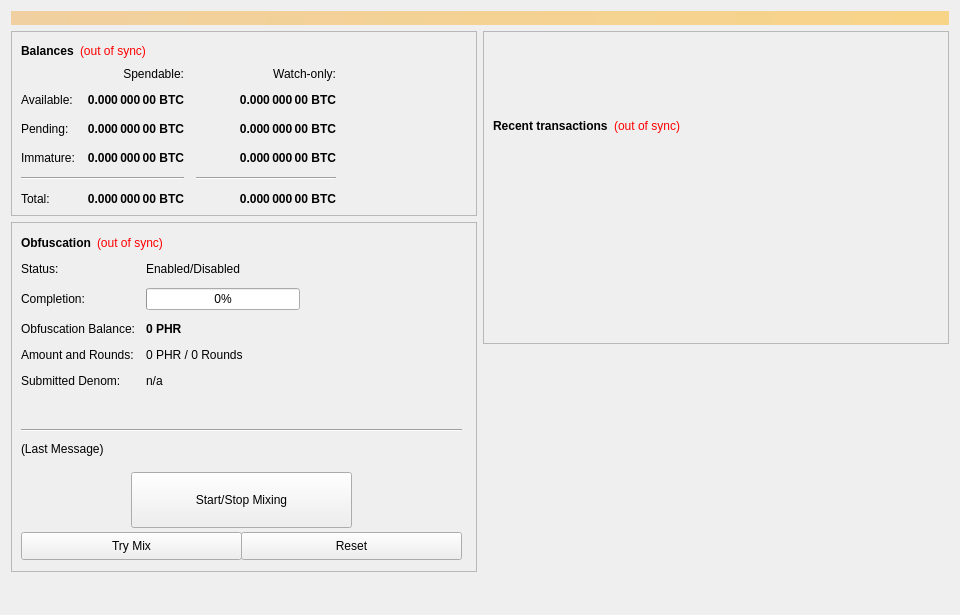
<?xml version="1.0" encoding="UTF-8"?>
<ui version="4.0">
 <class>OverviewPage</class>
 <widget class="QWidget" name="OverviewPage">
  <property name="geometry">
   <rect>
    <x>0</x>
    <y>0</y>
    <width>960</width>
    <height>615</height>
   </rect>
  </property>
  <property name="minimumSize">
   <size>
    <width>960</width>
    <height>0</height>
   </size>
  </property>
  <property name="windowTitle">
   <string>Form</string>
  </property>
  <layout class="QVBoxLayout" name="topLayout">
   <item>
    <widget class="QLabel" name="labelAlerts">
     <property name="visible">
      <bool>false</bool>
     </property>
     <property name="styleSheet">
      <string notr="true">background-color: qlineargradient(x1: 0, y1: 0, x2: 1, y2: 0, stop:0 #F0D0A0, stop:1 #F8D488); color:#000000;</string>
     </property>
     <property name="wordWrap">
      <bool>true</bool>
     </property>
     <property name="margin">
      <number>3</number>
     </property>
    </widget>
   </item>
   <item>
    <layout class="QHBoxLayout" name="horizontalLayout" stretch="1,1">
     <item>
      <layout class="QVBoxLayout" name="verticalLayout_2">
       <item>
        <widget class="QFrame" name="frame">
         <property name="frameShape">
          <enum>QFrame::StyledPanel</enum>
         </property>
         <property name="frameShadow">
          <enum>QFrame::Raised</enum>
         </property>
         <layout class="QVBoxLayout" name="verticalLayout_4">
          <item>
           <layout class="QHBoxLayout" name="horizontalLayout_4">
            <item>
             <widget class="QLabel" name="label_5">
              <property name="font">
               <font>
                <weight>75</weight>
                <bold>true</bold>
               </font>
              </property>
              <property name="text">
               <string>Balances</string>
              </property>
             </widget>
            </item>
            <item>
             <widget class="QLabel" name="labelWalletStatus">
              <property name="cursor">
               <cursorShape>WhatsThisCursor</cursorShape>
              </property>
              <property name="toolTip">
               <string>The displayed information may be out of date. Your wallet automatically synchronizes with the Phore network after a connection is established, but this process has not completed yet.</string>
              </property>
              <property name="styleSheet">
               <string notr="true">QLabel { color: red; }</string>
              </property>
              <property name="text">
               <string notr="true">(out of sync)</string>
              </property>
              <property name="alignment">
               <set>Qt::AlignLeading|Qt::AlignLeft|Qt::AlignVCenter</set>
              </property>
             </widget>
            </item>
            <item>
             <spacer name="horizontalSpacer_3">
              <property name="orientation">
               <enum>Qt::Horizontal</enum>
              </property>
              <property name="sizeHint" stdset="0">
               <size>
                <width>40</width>
                <height>20</height>
               </size>
              </property>
             </spacer>
            </item>
           </layout>
          </item>
          <item>
           <layout class="QGridLayout" name="gridLayout">
            <property name="spacing">
             <number>12</number>
            </property>
            <item row="2" column="2">
             <widget class="QLabel" name="labelWatchPending">
              <property name="font">
               <font>
                <weight>75</weight>
                <bold>true</bold>
               </font>
              </property>
              <property name="cursor">
               <cursorShape>IBeamCursor</cursorShape>
              </property>
              <property name="toolTip">
               <string>Unconfirmed transactions to watch-only addresses</string>
              </property>
              <property name="text">
               <string notr="true">0.000 000 00 BTC</string>
              </property>
              <property name="alignment">
               <set>Qt::AlignRight|Qt::AlignTrailing|Qt::AlignVCenter</set>
              </property>
              <property name="textInteractionFlags">
               <set>Qt::LinksAccessibleByMouse|Qt::TextSelectableByKeyboard|Qt::TextSelectableByMouse</set>
              </property>
             </widget>
            </item>
            <item row="2" column="1">
             <widget class="QLabel" name="labelUnconfirmed">
              <property name="font">
               <font>
                <weight>75</weight>
                <bold>true</bold>
               </font>
              </property>
              <property name="cursor">
               <cursorShape>IBeamCursor</cursorShape>
              </property>
              <property name="toolTip">
               <string>Total of transactions that have yet to be confirmed, and do not yet count toward the spendable balance</string>
              </property>
              <property name="text">
               <string notr="true">0.000 000 00 BTC</string>
              </property>
              <property name="alignment">
               <set>Qt::AlignRight|Qt::AlignTrailing|Qt::AlignVCenter</set>
              </property>
              <property name="textInteractionFlags">
               <set>Qt::LinksAccessibleByMouse|Qt::TextSelectableByKeyboard|Qt::TextSelectableByMouse</set>
              </property>
             </widget>
            </item>
            <item row="3" column="2">
             <widget class="QLabel" name="labelWatchImmature">
              <property name="font">
               <font>
                <weight>75</weight>
                <bold>true</bold>
               </font>
              </property>
              <property name="cursor">
               <cursorShape>IBeamCursor</cursorShape>
              </property>
              <property name="toolTip">
               <string>Staked or masternode rewards in watch-only addresses that has not yet matured</string>
              </property>
              <property name="text">
               <string notr="true">0.000 000 00 BTC</string>
              </property>
              <property name="alignment">
               <set>Qt::AlignRight|Qt::AlignTrailing|Qt::AlignVCenter</set>
              </property>
              <property name="textInteractionFlags">
               <set>Qt::LinksAccessibleByMouse|Qt::TextSelectableByKeyboard|Qt::TextSelectableByMouse</set>
              </property>
             </widget>
            </item>
            <item row="4" column="0" colspan="2">
             <widget class="Line" name="lineSpendableBalance">
              <property name="orientation">
               <enum>Qt::Horizontal</enum>
              </property>
             </widget>
            </item>
            <item row="4" column="2">
             <widget class="Line" name="lineWatchBalance">
              <property name="sizePolicy">
               <sizepolicy hsizetype="Preferred" vsizetype="Fixed">
                <horstretch>0</horstretch>
                <verstretch>0</verstretch>
               </sizepolicy>
              </property>
              <property name="minimumSize">
               <size>
                <width>140</width>
                <height>0</height>
               </size>
              </property>
              <property name="orientation">
               <enum>Qt::Horizontal</enum>
              </property>
             </widget>
            </item>
            <item row="5" column="0">
             <widget class="QLabel" name="labelTotalText">
              <property name="text">
               <string>Total:</string>
              </property>
             </widget>
            </item>
            <item row="3" column="1">
             <widget class="QLabel" name="labelImmature">
              <property name="font">
               <font>
                <weight>75</weight>
                <bold>true</bold>
               </font>
              </property>
              <property name="cursor">
               <cursorShape>IBeamCursor</cursorShape>
              </property>
              <property name="toolTip">
               <string>Staked or masternode rewards that has not yet matured</string>
              </property>
              <property name="text">
               <string notr="true">0.000 000 00 BTC</string>
              </property>
              <property name="alignment">
               <set>Qt::AlignRight|Qt::AlignTrailing|Qt::AlignVCenter</set>
              </property>
              <property name="textInteractionFlags">
               <set>Qt::LinksAccessibleByMouse|Qt::TextSelectableByKeyboard|Qt::TextSelectableByMouse</set>
              </property>
             </widget>
            </item>
            <item row="2" column="3">
             <spacer name="horizontalSpacer_2">
              <property name="orientation">
               <enum>Qt::Horizontal</enum>
              </property>
              <property name="sizeHint" stdset="0">
               <size>
                <width>40</width>
                <height>20</height>
               </size>
              </property>
             </spacer>
            </item>
            <item row="3" column="0">
             <widget class="QLabel" name="labelImmatureText">
              <property name="text">
               <string>Immature:</string>
              </property>
             </widget>
            </item>
            <item row="5" column="1">
             <widget class="QLabel" name="labelTotal">
              <property name="font">
               <font>
                <weight>75</weight>
                <bold>true</bold>
               </font>
              </property>
              <property name="cursor">
               <cursorShape>IBeamCursor</cursorShape>
              </property>
              <property name="toolTip">
               <string>Your current total balance</string>
              </property>
              <property name="text">
               <string notr="true">0.000 000 00 BTC</string>
              </property>
              <property name="alignment">
               <set>Qt::AlignRight|Qt::AlignTrailing|Qt::AlignVCenter</set>
              </property>
              <property name="textInteractionFlags">
               <set>Qt::LinksAccessibleByMouse|Qt::TextSelectableByKeyboard|Qt::TextSelectableByMouse</set>
              </property>
             </widget>
            </item>
            <item row="5" column="2">
             <widget class="QLabel" name="labelWatchTotal">
              <property name="font">
               <font>
                <weight>75</weight>
                <bold>true</bold>
               </font>
              </property>
              <property name="cursor">
               <cursorShape>IBeamCursor</cursorShape>
              </property>
              <property name="toolTip">
               <string>Current total balance in watch-only addresses</string>
              </property>
              <property name="text">
               <string notr="true">0.000 000 00 BTC</string>
              </property>
              <property name="alignment">
               <set>Qt::AlignRight|Qt::AlignTrailing|Qt::AlignVCenter</set>
              </property>
              <property name="textInteractionFlags">
               <set>Qt::LinksAccessibleByMouse|Qt::TextSelectableByKeyboard|Qt::TextSelectableByMouse</set>
              </property>
             </widget>
            </item>
            <item row="0" column="2">
             <widget class="QLabel" name="labelWatchonly">
              <property name="text">
               <string>Watch-only:</string>
              </property>
              <property name="alignment">
               <set>Qt::AlignRight|Qt::AlignTrailing|Qt::AlignVCenter</set>
              </property>
             </widget>
            </item>
            <item row="1" column="0">
             <widget class="QLabel" name="labelBalanceText">
              <property name="text">
               <string>Available:</string>
              </property>
             </widget>
            </item>
            <item row="1" column="1">
             <widget class="QLabel" name="labelBalance">
              <property name="font">
               <font>
                <weight>75</weight>
                <bold>true</bold>
               </font>
              </property>
              <property name="cursor">
               <cursorShape>IBeamCursor</cursorShape>
              </property>
              <property name="toolTip">
               <string>Your current spendable balance</string>
              </property>
              <property name="text">
               <string notr="true">0.000 000 00 BTC</string>
              </property>
              <property name="alignment">
               <set>Qt::AlignRight|Qt::AlignTrailing|Qt::AlignVCenter</set>
              </property>
              <property name="textInteractionFlags">
               <set>Qt::LinksAccessibleByMouse|Qt::TextSelectableByKeyboard|Qt::TextSelectableByMouse</set>
              </property>
             </widget>
            </item>
            <item row="1" column="2">
             <widget class="QLabel" name="labelWatchAvailable">
              <property name="font">
               <font>
                <weight>75</weight>
                <bold>true</bold>
               </font>
              </property>
              <property name="cursor">
               <cursorShape>IBeamCursor</cursorShape>
              </property>
              <property name="toolTip">
               <string>Your current balance in watch-only addresses</string>
              </property>
              <property name="text">
               <string notr="true">0.000 000 00 BTC</string>
              </property>
              <property name="alignment">
               <set>Qt::AlignRight|Qt::AlignTrailing|Qt::AlignVCenter</set>
              </property>
              <property name="textInteractionFlags">
               <set>Qt::LinksAccessibleByMouse|Qt::TextSelectableByKeyboard|Qt::TextSelectableByMouse</set>
              </property>
             </widget>
            </item>
            <item row="2" column="0">
             <widget class="QLabel" name="labelPendingText">
              <property name="text">
               <string>Pending:</string>
              </property>
             </widget>
            </item>
            <item row="0" column="1">
             <widget class="QLabel" name="labelSpendable">
              <property name="text">
               <string>Spendable:</string>
              </property>
              <property name="alignment">
               <set>Qt::AlignRight|Qt::AlignTrailing|Qt::AlignVCenter</set>
              </property>
             </widget>
            </item>
           </layout>
          </item>
         </layout>
        </widget>
       </item>
       <item>
        <widget class="QFrame" name="frameObfuscation">
         <property name="minimumSize">
          <size>
           <width>0</width>
           <height>350</height>
          </size>
         </property>
         <property name="layoutDirection">
          <enum>Qt::LeftToRight</enum>
         </property>
         <property name="frameShape">
          <enum>QFrame::StyledPanel</enum>
         </property>
         <property name="frameShadow">
          <enum>QFrame::Raised</enum>
         </property>
         <widget class="QWidget" name="formLayoutWidget">
          <property name="geometry">
           <rect>
            <x>10</x>
            <y>40</y>
            <width>451</width>
            <height>161</height>
           </rect>
          </property>
          <layout class="QFormLayout" name="formLayout">
           <property name="fieldGrowthPolicy">
            <enum>QFormLayout::AllNonFixedFieldsGrow</enum>
           </property>
           <property name="horizontalSpacing">
            <number>11</number>
           </property>
           <property name="verticalSpacing">
            <number>12</number>
           </property>
           <item row="0" column="0">
            <widget class="QLabel" name="label_6">
             <property name="text">
              <string>Status:</string>
             </property>
            </widget>
           </item>
           <item row="1" column="0">
            <widget class="QLabel" name="label_7">
             <property name="text">
              <string>Completion:</string>
             </property>
            </widget>
           </item>
           <item row="1" column="1">
            <widget class="QProgressBar" name="obfuscationProgress">
             <property name="maximumSize">
              <size>
               <width>154</width>
               <height>16777215</height>
              </size>
             </property>
             <property name="value">
              <number>0</number>
             </property>
            </widget>
           </item>
           <item row="2" column="0">
            <widget class="QLabel" name="labelAnonymizedText">
             <property name="text">
              <string>Obfuscation Balance:</string>
             </property>
            </widget>
           </item>
           <item row="2" column="1">
            <widget class="QLabel" name="labelAnonymized">
             <property name="font">
              <font>
               <weight>75</weight>
               <bold>true</bold>
              </font>
             </property>
             <property name="text">
              <string notr="true">0 PHR</string>
             </property>
            </widget>
           </item>
           <item row="3" column="0">
            <widget class="QLabel" name="label_8">
             <property name="text">
              <string>Amount and Rounds:</string>
             </property>
            </widget>
           </item>
           <item row="3" column="1">
            <widget class="QLabel" name="labelAmountRounds">
             <property name="text">
              <string>0 PHR / 0 Rounds</string>
             </property>
            </widget>
           </item>
           <item row="4" column="0">
            <widget class="QLabel" name="label_9">
             <property name="text">
              <string>Submitted Denom:</string>
             </property>
            </widget>
           </item>
           <item row="4" column="1">
            <widget class="QLabel" name="labelSubmittedDenom">
             <property name="toolTip">
              <string>The denominations you submitted to the Masternode.&lt;br&gt;To mix, other users must submit the exact same denominations.</string>
             </property>
             <property name="text">
              <string>n/a</string>
             </property>
            </widget>
           </item>
           <item row="0" column="1">
            <widget class="QLabel" name="obfuscationEnabled">
             <property name="text">
              <string>Enabled/Disabled</string>
             </property>
            </widget>
           </item>
          </layout>
         </widget>
         <widget class="QPushButton" name="runAutoDenom">
          <property name="geometry">
           <rect>
            <x>251</x>
            <y>17</y>
            <width>1</width>
            <height>1</height>
           </rect>
          </property>
          <property name="palette">
           <palette>
            <active>
             <colorrole role="WindowText">
              <brush brushstyle="SolidPattern">
               <color alpha="255">
                <red>0</red>
                <green>0</green>
                <blue>0</blue>
               </color>
              </brush>
             </colorrole>
             <colorrole role="Button">
              <brush brushstyle="SolidPattern">
               <color alpha="255">
                <red>239</red>
                <green>238</green>
                <blue>238</blue>
               </color>
              </brush>
             </colorrole>
             <colorrole role="Light">
              <brush brushstyle="SolidPattern">
               <color alpha="255">
                <red>255</red>
                <green>255</green>
                <blue>255</blue>
               </color>
              </brush>
             </colorrole>
             <colorrole role="Midlight">
              <brush brushstyle="SolidPattern">
               <color alpha="255">
                <red>247</red>
                <green>246</green>
                <blue>246</blue>
               </color>
              </brush>
             </colorrole>
             <colorrole role="Dark">
              <brush brushstyle="SolidPattern">
               <color alpha="255">
                <red>119</red>
                <green>119</green>
                <blue>119</blue>
               </color>
              </brush>
             </colorrole>
             <colorrole role="Mid">
              <brush brushstyle="SolidPattern">
               <color alpha="255">
                <red>159</red>
                <green>159</green>
                <blue>159</blue>
               </color>
              </brush>
             </colorrole>
             <colorrole role="Text">
              <brush brushstyle="SolidPattern">
               <color alpha="255">
                <red>0</red>
                <green>0</green>
                <blue>0</blue>
               </color>
              </brush>
             </colorrole>
             <colorrole role="BrightText">
              <brush brushstyle="SolidPattern">
               <color alpha="255">
                <red>255</red>
                <green>255</green>
                <blue>255</blue>
               </color>
              </brush>
             </colorrole>
             <colorrole role="ButtonText">
              <brush brushstyle="SolidPattern">
               <color alpha="255">
                <red>0</red>
                <green>0</green>
                <blue>0</blue>
               </color>
              </brush>
             </colorrole>
             <colorrole role="Base">
              <brush brushstyle="SolidPattern">
               <color alpha="255">
                <red>255</red>
                <green>255</green>
                <blue>255</blue>
               </color>
              </brush>
             </colorrole>
             <colorrole role="Window">
              <brush brushstyle="SolidPattern">
               <color alpha="255">
                <red>239</red>
                <green>238</green>
                <blue>238</blue>
               </color>
              </brush>
             </colorrole>
             <colorrole role="Shadow">
              <brush brushstyle="SolidPattern">
               <color alpha="255">
                <red>0</red>
                <green>0</green>
                <blue>0</blue>
               </color>
              </brush>
             </colorrole>
             <colorrole role="AlternateBase">
              <brush brushstyle="SolidPattern">
               <color alpha="255">
                <red>247</red>
                <green>246</green>
                <blue>246</blue>
               </color>
              </brush>
             </colorrole>
             <colorrole role="ToolTipBase">
              <brush brushstyle="SolidPattern">
               <color alpha="255">
                <red>255</red>
                <green>255</green>
                <blue>220</blue>
               </color>
              </brush>
             </colorrole>
             <colorrole role="ToolTipText">
              <brush brushstyle="SolidPattern">
               <color alpha="255">
                <red>0</red>
                <green>0</green>
                <blue>0</blue>
               </color>
              </brush>
             </colorrole>
            </active>
            <inactive>
             <colorrole role="WindowText">
              <brush brushstyle="SolidPattern">
               <color alpha="255">
                <red>0</red>
                <green>0</green>
                <blue>0</blue>
               </color>
              </brush>
             </colorrole>
             <colorrole role="Button">
              <brush brushstyle="SolidPattern">
               <color alpha="255">
                <red>239</red>
                <green>238</green>
                <blue>238</blue>
               </color>
              </brush>
             </colorrole>
             <colorrole role="Light">
              <brush brushstyle="SolidPattern">
               <color alpha="255">
                <red>255</red>
                <green>255</green>
                <blue>255</blue>
               </color>
              </brush>
             </colorrole>
             <colorrole role="Midlight">
              <brush brushstyle="SolidPattern">
               <color alpha="255">
                <red>247</red>
                <green>246</green>
                <blue>246</blue>
               </color>
              </brush>
             </colorrole>
             <colorrole role="Dark">
              <brush brushstyle="SolidPattern">
               <color alpha="255">
                <red>119</red>
                <green>119</green>
                <blue>119</blue>
               </color>
              </brush>
             </colorrole>
             <colorrole role="Mid">
              <brush brushstyle="SolidPattern">
               <color alpha="255">
                <red>159</red>
                <green>159</green>
                <blue>159</blue>
               </color>
              </brush>
             </colorrole>
             <colorrole role="Text">
              <brush brushstyle="SolidPattern">
               <color alpha="255">
                <red>0</red>
                <green>0</green>
                <blue>0</blue>
               </color>
              </brush>
             </colorrole>
             <colorrole role="BrightText">
              <brush brushstyle="SolidPattern">
               <color alpha="255">
                <red>255</red>
                <green>255</green>
                <blue>255</blue>
               </color>
              </brush>
             </colorrole>
             <colorrole role="ButtonText">
              <brush brushstyle="SolidPattern">
               <color alpha="255">
                <red>0</red>
                <green>0</green>
                <blue>0</blue>
               </color>
              </brush>
             </colorrole>
             <colorrole role="Base">
              <brush brushstyle="SolidPattern">
               <color alpha="255">
                <red>255</red>
                <green>255</green>
                <blue>255</blue>
               </color>
              </brush>
             </colorrole>
             <colorrole role="Window">
              <brush brushstyle="SolidPattern">
               <color alpha="255">
                <red>239</red>
                <green>238</green>
                <blue>238</blue>
               </color>
              </brush>
             </colorrole>
             <colorrole role="Shadow">
              <brush brushstyle="SolidPattern">
               <color alpha="255">
                <red>0</red>
                <green>0</green>
                <blue>0</blue>
               </color>
              </brush>
             </colorrole>
             <colorrole role="AlternateBase">
              <brush brushstyle="SolidPattern">
               <color alpha="255">
                <red>247</red>
                <green>246</green>
                <blue>246</blue>
               </color>
              </brush>
             </colorrole>
             <colorrole role="ToolTipBase">
              <brush brushstyle="SolidPattern">
               <color alpha="255">
                <red>255</red>
                <green>255</green>
                <blue>220</blue>
               </color>
              </brush>
             </colorrole>
             <colorrole role="ToolTipText">
              <brush brushstyle="SolidPattern">
               <color alpha="255">
                <red>0</red>
                <green>0</green>
                <blue>0</blue>
               </color>
              </brush>
             </colorrole>
            </inactive>
            <disabled>
             <colorrole role="WindowText">
              <brush brushstyle="SolidPattern">
               <color alpha="255">
                <red>119</red>
                <green>119</green>
                <blue>119</blue>
               </color>
              </brush>
             </colorrole>
             <colorrole role="Button">
              <brush brushstyle="SolidPattern">
               <color alpha="255">
                <red>239</red>
                <green>238</green>
                <blue>238</blue>
               </color>
              </brush>
             </colorrole>
             <colorrole role="Light">
              <brush brushstyle="SolidPattern">
               <color alpha="255">
                <red>255</red>
                <green>255</green>
                <blue>255</blue>
               </color>
              </brush>
             </colorrole>
             <colorrole role="Midlight">
              <brush brushstyle="SolidPattern">
               <color alpha="255">
                <red>247</red>
                <green>246</green>
                <blue>246</blue>
               </color>
              </brush>
             </colorrole>
             <colorrole role="Dark">
              <brush brushstyle="SolidPattern">
               <color alpha="255">
                <red>119</red>
                <green>119</green>
                <blue>119</blue>
               </color>
              </brush>
             </colorrole>
             <colorrole role="Mid">
              <brush brushstyle="SolidPattern">
               <color alpha="255">
                <red>159</red>
                <green>159</green>
                <blue>159</blue>
               </color>
              </brush>
             </colorrole>
             <colorrole role="Text">
              <brush brushstyle="SolidPattern">
               <color alpha="255">
                <red>119</red>
                <green>119</green>
                <blue>119</blue>
               </color>
              </brush>
             </colorrole>
             <colorrole role="BrightText">
              <brush brushstyle="SolidPattern">
               <color alpha="255">
                <red>255</red>
                <green>255</green>
                <blue>255</blue>
               </color>
              </brush>
             </colorrole>
             <colorrole role="ButtonText">
              <brush brushstyle="SolidPattern">
               <color alpha="255">
                <red>119</red>
                <green>119</green>
                <blue>119</blue>
               </color>
              </brush>
             </colorrole>
             <colorrole role="Base">
              <brush brushstyle="SolidPattern">
               <color alpha="255">
                <red>239</red>
                <green>238</green>
                <blue>238</blue>
               </color>
              </brush>
             </colorrole>
             <colorrole role="Window">
              <brush brushstyle="SolidPattern">
               <color alpha="255">
                <red>239</red>
                <green>238</green>
                <blue>238</blue>
               </color>
              </brush>
             </colorrole>
             <colorrole role="Shadow">
              <brush brushstyle="SolidPattern">
               <color alpha="255">
                <red>0</red>
                <green>0</green>
                <blue>0</blue>
               </color>
              </brush>
             </colorrole>
             <colorrole role="AlternateBase">
              <brush brushstyle="SolidPattern">
               <color alpha="255">
                <red>239</red>
                <green>238</green>
                <blue>238</blue>
               </color>
              </brush>
             </colorrole>
             <colorrole role="ToolTipBase">
              <brush brushstyle="SolidPattern">
               <color alpha="255">
                <red>255</red>
                <green>255</green>
                <blue>220</blue>
               </color>
              </brush>
             </colorrole>
             <colorrole role="ToolTipText">
              <brush brushstyle="SolidPattern">
               <color alpha="255">
                <red>0</red>
                <green>0</green>
                <blue>0</blue>
               </color>
              </brush>
             </colorrole>
            </disabled>
           </palette>
          </property>
          <property name="focusPolicy">
           <enum>Qt::NoFocus</enum>
          </property>
          <property name="autoFillBackground">
           <bool>true</bool>
          </property>
          <property name="text">
           <string/>
          </property>
          <property name="flat">
           <bool>true</bool>
          </property>
         </widget>
         <widget class="QPushButton" name="toggleObfuscation">
          <property name="geometry">
           <rect>
            <x>120</x>
            <y>250</y>
            <width>221</width>
            <height>56</height>
           </rect>
          </property>
          <property name="sizePolicy">
           <sizepolicy hsizetype="MinimumExpanding" vsizetype="Fixed">
            <horstretch>0</horstretch>
            <verstretch>0</verstretch>
           </sizepolicy>
          </property>
          <property name="text">
           <string>Start/Stop Mixing</string>
          </property>
         </widget>
         <widget class="Line" name="lineLastMessage">
          <property name="geometry">
           <rect>
            <x>10</x>
            <y>200</y>
            <width>441</width>
            <height>16</height>
           </rect>
          </property>
          <property name="orientation">
           <enum>Qt::Horizontal</enum>
          </property>
         </widget>
         <widget class="QLabel" name="obfuscationStatus">
          <property name="geometry">
           <rect>
            <x>10</x>
            <y>220</y>
            <width>451</width>
            <height>61</height>
           </rect>
          </property>
          <property name="minimumSize">
           <size>
            <width>288</width>
            <height>43</height>
           </size>
          </property>
          <property name="text">
           <string>(Last Message)</string>
          </property>
          <property name="alignment">
           <set>Qt::AlignLeading|Qt::AlignLeft|Qt::AlignTop</set>
          </property>
          <property name="wordWrap">
           <bool>true</bool>
          </property>
         </widget>
         <widget class="QPushButton" name="obfuscationAuto">
          <property name="geometry">
           <rect>
            <x>10</x>
            <y>310</y>
            <width>221</width>
            <height>28</height>
           </rect>
          </property>
          <property name="sizePolicy">
           <sizepolicy hsizetype="MinimumExpanding" vsizetype="Fixed">
            <horstretch>0</horstretch>
            <verstretch>0</verstretch>
           </sizepolicy>
          </property>
          <property name="toolTip">
           <string>Try to manually submit a Obfuscation request.</string>
          </property>
          <property name="text">
           <string>Try Mix</string>
          </property>
         </widget>
         <widget class="QPushButton" name="obfuscationReset">
          <property name="geometry">
           <rect>
            <x>230</x>
            <y>310</y>
            <width>221</width>
            <height>28</height>
           </rect>
          </property>
          <property name="sizePolicy">
           <sizepolicy hsizetype="MinimumExpanding" vsizetype="Fixed">
            <horstretch>0</horstretch>
            <verstretch>0</verstretch>
           </sizepolicy>
          </property>
          <property name="toolTip">
           <string>Reset the current status of Obfuscation (can interrupt Obfuscation if it's in the process of Mixing, which can cost you money!)</string>
          </property>
          <property name="autoFillBackground">
           <bool>false</bool>
          </property>
          <property name="text">
           <string>Reset</string>
          </property>
         </widget>
         <widget class="QWidget" name="layoutWidget">
          <property name="geometry">
           <rect>
            <x>10</x>
            <y>10</y>
            <width>431</width>
            <height>22</height>
           </rect>
          </property>
          <layout class="QHBoxLayout" name="horizontalLayout_5">
           <item>
            <widget class="QLabel" name="label_2">
             <property name="font">
              <font>
               <weight>75</weight>
               <bold>true</bold>
              </font>
             </property>
             <property name="text">
              <string>Obfuscation</string>
             </property>
            </widget>
           </item>
           <item>
            <widget class="QLabel" name="labelObfuscationSyncStatus">
             <property name="toolTip">
              <string>The displayed information may be out of date. Your wallet automatically synchronizes with the Phore network after a connection is established, but this process has not completed yet.</string>
             </property>
             <property name="styleSheet">
              <string notr="true">QLabel { color: red; }</string>
             </property>
             <property name="text">
              <string notr="true">(out of sync)</string>
             </property>
             <property name="alignment">
              <set>Qt::AlignLeading|Qt::AlignLeft|Qt::AlignVCenter</set>
             </property>
            </widget>
           </item>
           <item>
            <spacer name="horizontalSpacer_4">
             <property name="orientation">
              <enum>Qt::Horizontal</enum>
             </property>
             <property name="sizeHint" stdset="0">
              <size>
               <width>40</width>
               <height>20</height>
              </size>
             </property>
            </spacer>
           </item>
          </layout>
         </widget>
        </widget>
       </item>
       <item>
        <spacer name="verticalSpacer">
         <property name="orientation">
          <enum>Qt::Vertical</enum>
         </property>
         <property name="sizeHint" stdset="0">
          <size>
           <width>20</width>
           <height>40</height>
          </size>
         </property>
        </spacer>
       </item>
      </layout>
     </item>
     <item>
      <layout class="QVBoxLayout" name="verticalLayout_3">
       <item>
        <widget class="QFrame" name="frame_2">
         <property name="frameShape">
          <enum>QFrame::StyledPanel</enum>
         </property>
         <property name="frameShadow">
          <enum>QFrame::Raised</enum>
         </property>
         <layout class="QVBoxLayout" name="verticalLayout">
          <item>
           <spacer name="verticalSpacer_3">
            <property name="orientation">
             <enum>Qt::Vertical</enum>
            </property>
            <property name="sizeType">
             <enum>QSizePolicy::Fixed</enum>
            </property>
            <property name="sizeHint" stdset="0">
             <size>
              <width>20</width>
              <height>75</height>
             </size>
            </property>
           </spacer>
          </item>
          <item>
           <layout class="QHBoxLayout" name="horizontalLayout_2">
            <item>
             <widget class="QLabel" name="label_4">
              <property name="font">
               <font>
                <weight>75</weight>
                <bold>true</bold>
               </font>
              </property>
              <property name="text">
               <string>Recent transactions</string>
              </property>
             </widget>
            </item>
            <item>
             <widget class="QLabel" name="labelTransactionsStatus">
              <property name="cursor">
               <cursorShape>WhatsThisCursor</cursorShape>
              </property>
              <property name="toolTip">
               <string>The displayed information may be out of date. Your wallet automatically synchronizes with the Phore network after a connection is established, but this process has not completed yet.</string>
              </property>
              <property name="styleSheet">
               <string notr="true">QLabel { color: red; }</string>
              </property>
              <property name="text">
               <string notr="true">(out of sync)</string>
              </property>
              <property name="alignment">
               <set>Qt::AlignRight|Qt::AlignTrailing|Qt::AlignVCenter</set>
              </property>
             </widget>
            </item>
            <item>
             <spacer name="horizontalSpacer">
              <property name="orientation">
               <enum>Qt::Horizontal</enum>
              </property>
              <property name="sizeHint" stdset="0">
               <size>
                <width>40</width>
                <height>20</height>
               </size>
              </property>
             </spacer>
            </item>
           </layout>
          </item>
          <item>
           <widget class="QListView" name="listTransactions">
            <property name="styleSheet">
             <string notr="true">QListView { background: transparent; }</string>
            </property>
            <property name="frameShape">
             <enum>QFrame::NoFrame</enum>
            </property>
            <property name="verticalScrollBarPolicy">
             <enum>Qt::ScrollBarAlwaysOff</enum>
            </property>
            <property name="horizontalScrollBarPolicy">
             <enum>Qt::ScrollBarAlwaysOff</enum>
            </property>
            <property name="selectionMode">
             <enum>QAbstractItemView::NoSelection</enum>
            </property>
           </widget>
          </item>
         </layout>
        </widget>
       </item>
       <item>
        <spacer name="verticalSpacer_2">
         <property name="orientation">
          <enum>Qt::Vertical</enum>
         </property>
         <property name="sizeType">
          <enum>QSizePolicy::Expanding</enum>
         </property>
         <property name="sizeHint" stdset="0">
          <size>
           <width>20</width>
           <height>40</height>
          </size>
         </property>
        </spacer>
       </item>
      </layout>
     </item>
    </layout>
   </item>
  </layout>
 </widget>
 <resources/>
 <connections/>
</ui>
